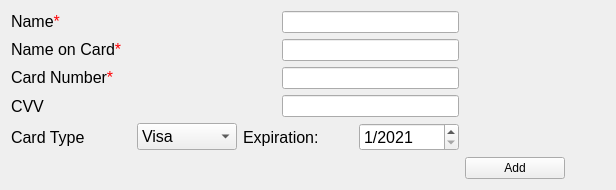
          <widget class="QWidget" name="tab_2">
           <attribute name="title">
            <string>Card</string>
           </attribute>
           <layout class="QGridLayout" name="gridLayout_8">
            <item row="0" column="0">
             <layout class="QHBoxLayout" name="horizontalLayout_10">
              <item>
               <widget class="QLabel" name="label_13">
                <property name="minimumSize">
                 <size>
                  <width>160</width>
                  <height>22</height>
                 </size>
                </property>
                <property name="maximumSize">
                 <size>
                  <width>160</width>
                  <height>16777215</height>
                 </size>
                </property>
                <property name="font">
                 <font>
                  <pointsize>12</pointsize>
                 </font>
                </property>
                <property name="text">
                 <string>&lt;html&gt;&lt;head/&gt;&lt;body&gt;&lt;p&gt;Name&lt;span style=&quot; color:#ff0004;&quot;&gt;*&lt;/span&gt;&lt;/p&gt;&lt;/body&gt;&lt;/html&gt;</string>
                </property>
                <property name="alignment">
                 <set>Qt::AlignLeading|Qt::AlignLeft|Qt::AlignVCenter</set>
                </property>
               </widget>
              </item>
              <item>
               <spacer name="horizontalSpacer_24">
                <property name="orientation">
                 <enum>Qt::Horizontal</enum>
                </property>
                <property name="sizeHint" stdset="0">
                 <size>
                  <width>40</width>
                  <height>20</height>
                 </size>
                </property>
               </spacer>
              </item>
              <item>
               <widget class="QLineEdit" name="addName_2">
                <property name="minimumSize">
                 <size>
                  <width>177</width>
                  <height>0</height>
                 </size>
                </property>
                <property name="maximumSize">
                 <size>
                  <width>177</width>
                  <height>16777215</height>
                 </size>
                </property>
                <property name="text">
                 <string/>
                </property>
               </widget>
              </item>
             </layout>
            </item>
            <item row="1" column="0">
             <layout class="QHBoxLayout" name="horizontalLayout_11">
              <item>
               <widget class="QLabel" name="label_14">
                <property name="minimumSize">
                 <size>
                  <width>160</width>
                  <height>0</height>
                 </size>
                </property>
                <property name="maximumSize">
                 <size>
                  <width>160</width>
                  <height>16777215</height>
                 </size>
                </property>
                <property name="font">
                 <font>
                  <pointsize>12</pointsize>
                 </font>
                </property>
                <property name="text">
                 <string>&lt;html&gt;&lt;head/&gt;&lt;body&gt;&lt;p&gt;Name on Card&lt;span style=&quot; color:#ff0004;&quot;&gt;*&lt;/span&gt;&lt;/p&gt;&lt;/body&gt;&lt;/html&gt;</string>
                </property>
               </widget>
              </item>
              <item>
               <spacer name="horizontalSpacer_25">
                <property name="orientation">
                 <enum>Qt::Horizontal</enum>
                </property>
                <property name="sizeHint" stdset="0">
                 <size>
                  <width>40</width>
                  <height>20</height>
                 </size>
                </property>
               </spacer>
              </item>
              <item>
               <widget class="QLineEdit" name="addnameOnCard">
                <property name="minimumSize">
                 <size>
                  <width>177</width>
                  <height>0</height>
                 </size>
                </property>
                <property name="maximumSize">
                 <size>
                  <width>177</width>
                  <height>16777215</height>
                 </size>
                </property>
               </widget>
              </item>
             </layout>
            </item>
            <item row="5" column="0">
             <spacer name="horizontalSpacer_23">
              <property name="orientation">
               <enum>Qt::Horizontal</enum>
              </property>
              <property name="sizeHint" stdset="0">
               <size>
                <width>40</width>
                <height>20</height>
               </size>
              </property>
             </spacer>
            </item>
            <item row="5" column="1">
             <widget class="QPushButton" name="addCard">
              <property name="minimumSize">
               <size>
                <width>100</width>
                <height>0</height>
               </size>
              </property>
              <property name="maximumSize">
               <size>
                <width>100</width>
                <height>16777215</height>
               </size>
              </property>
              <property name="text">
               <string>Add</string>
              </property>
             </widget>
            </item>
            <item row="2" column="0">
             <layout class="QHBoxLayout" name="horizontalLayout_12">
              <item>
               <widget class="QLabel" name="label_15">
                <property name="minimumSize">
                 <size>
                  <width>160</width>
                  <height>0</height>
                 </size>
                </property>
                <property name="maximumSize">
                 <size>
                  <width>160</width>
                  <height>16777215</height>
                 </size>
                </property>
                <property name="font">
                 <font>
                  <pointsize>12</pointsize>
                 </font>
                </property>
                <property name="text">
                 <string>&lt;html&gt;&lt;head/&gt;&lt;body&gt;&lt;p&gt;Card Number&lt;span style=&quot; color:#ff0004;&quot;&gt;*&lt;/span&gt;&lt;/p&gt;&lt;/body&gt;&lt;/html&gt;</string>
                </property>
               </widget>
              </item>
              <item>
               <spacer name="horizontalSpacer_26">
                <property name="orientation">
                 <enum>Qt::Horizontal</enum>
                </property>
                <property name="sizeHint" stdset="0">
                 <size>
                  <width>40</width>
                  <height>20</height>
                 </size>
                </property>
               </spacer>
              </item>
              <item>
               <widget class="QLineEdit" name="addcardNumber">
                <property name="minimumSize">
                 <size>
                  <width>177</width>
                  <height>0</height>
                 </size>
                </property>
                <property name="maximumSize">
                 <size>
                  <width>177</width>
                  <height>16777215</height>
                 </size>
                </property>
               </widget>
              </item>
             </layout>
            </item>
            <item row="3" column="0">
             <layout class="QHBoxLayout" name="horizontalLayout_13">
              <item>
               <widget class="QLabel" name="label_16">
                <property name="minimumSize">
                 <size>
                  <width>160</width>
                  <height>0</height>
                 </size>
                </property>
                <property name="maximumSize">
                 <size>
                  <width>160</width>
                  <height>16777215</height>
                 </size>
                </property>
                <property name="font">
                 <font>
                  <pointsize>12</pointsize>
                 </font>
                </property>
                <property name="text">
                 <string>CVV</string>
                </property>
               </widget>
              </item>
              <item>
               <spacer name="horizontalSpacer_27">
                <property name="orientation">
                 <enum>Qt::Horizontal</enum>
                </property>
                <property name="sizeHint" stdset="0">
                 <size>
                  <width>40</width>
                  <height>20</height>
                 </size>
                </property>
               </spacer>
              </item>
              <item>
               <widget class="QLineEdit" name="addcvv">
                <property name="minimumSize">
                 <size>
                  <width>177</width>
                  <height>0</height>
                 </size>
                </property>
                <property name="maximumSize">
                 <size>
                  <width>177</width>
                  <height>16777215</height>
                 </size>
                </property>
               </widget>
              </item>
             </layout>
            </item>
            <item row="0" column="1">
             <spacer name="horizontalSpacer_21">
              <property name="orientation">
               <enum>Qt::Horizontal</enum>
              </property>
              <property name="sizeHint" stdset="0">
               <size>
                <width>40</width>
                <height>20</height>
               </size>
              </property>
             </spacer>
            </item>
            <item row="5" column="2">
             <spacer name="horizontalSpacer_22">
              <property name="orientation">
               <enum>Qt::Horizontal</enum>
              </property>
              <property name="sizeHint" stdset="0">
               <size>
                <width>40</width>
                <height>20</height>
               </size>
              </property>
             </spacer>
            </item>
            <item row="4" column="0">
             <layout class="QHBoxLayout" name="horizontalLayout_14">
              <item>
               <widget class="QLabel" name="label_17">
                <property name="minimumSize">
                 <size>
                  <width>120</width>
                  <height>0</height>
                 </size>
                </property>
                <property name="maximumSize">
                 <size>
                  <width>120</width>
                  <height>16777215</height>
                 </size>
                </property>
                <property name="font">
                 <font>
                  <pointsize>12</pointsize>
                 </font>
                </property>
                <property name="text">
                 <string>Card Type</string>
                </property>
               </widget>
              </item>
              <item>
               <widget class="QComboBox" name="addcType">
                <property name="minimumSize">
                 <size>
                  <width>100</width>
                  <height>0</height>
                 </size>
                </property>
                <property name="maximumSize">
                 <size>
                  <width>100</width>
                  <height>16777215</height>
                 </size>
                </property>
                <property name="font">
                 <font>
                  <pointsize>12</pointsize>
                 </font>
                </property>
                <item>
                 <property name="text">
                  <string>Visa</string>
                 </property>
                </item>
                <item>
                 <property name="text">
                  <string>Amex</string>
                 </property>
                </item>
                <item>
                 <property name="text">
                  <string>Discover</string>
                 </property>
                </item>
                <item>
                 <property name="text">
                  <string>Mastercard</string>
                 </property>
                </item>
               </widget>
              </item>
              <item>
               <widget class="QLabel" name="label_6">
                <property name="minimumSize">
                 <size>
                  <width>110</width>
                  <height>0</height>
                 </size>
                </property>
                <property name="maximumSize">
                 <size>
                  <width>110</width>
                  <height>16777215</height>
                 </size>
                </property>
                <property name="font">
                 <font>
                  <pointsize>12</pointsize>
                 </font>
                </property>
                <property name="text">
                 <string>Expiration:</string>
                </property>
               </widget>
              </item>
              <item>
               <widget class="QDateEdit" name="addExpirationDate">
                <property name="minimumSize">
                 <size>
                  <width>100</width>
                  <height>0</height>
                 </size>
                </property>
                <property name="maximumSize">
                 <size>
                  <width>100</width>
                  <height>16777215</height>
                 </size>
                </property>
                <property name="font">
                 <font>
                  <pointsize>12</pointsize>
                 </font>
                </property>
                <property name="dateTime">
                 <datetime>
                  <hour>0</hour>
                  <minute>0</minute>
                  <second>0</second>
                  <year>2021</year>
                  <month>1</month>
                  <day>1</day>
                 </datetime>
                </property>
                <property name="displayFormat">
                 <string>M/yyyy</string>
                </property>
               </widget>
              </item>
             </layout>
            </item>
           </layout>
          </widget>
